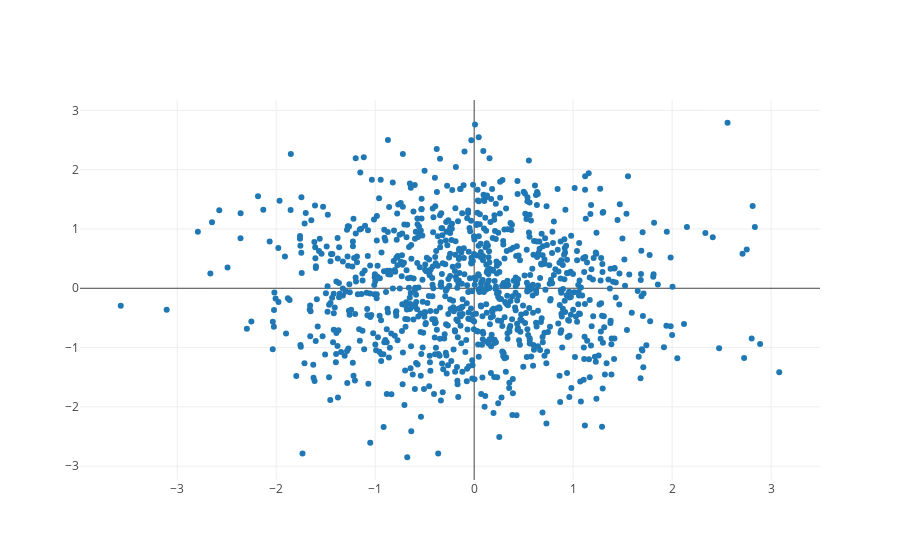

The notebook cell saved with this chart:
### Code cell
plotize(data)

### Figure 1 — Plotly figure (JSON) as saved in the notebook; plotly's stock layout.template omitted (floating-point values rounded to 4 significant figures; data arrays with more than 128 entries replaced by an {"elided": "..."} marker saying what was removed)
{"data": [{"mode": "markers", "y": {"elided": "1000 float values"}, "type": "scatter", "x": {"elided": "1000 float values"}}], "layout": {}}
